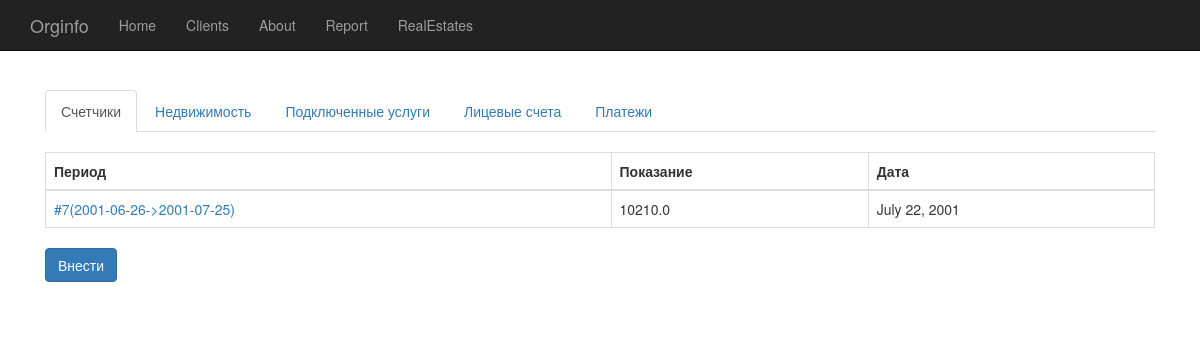
/real_estates/1/readings/, run on the app's committed database.
### accounting/models.py (models this page shows, shortened)
class ColdWaterReading(models.Model):
    period = models.ForeignKey(Period)
    value = models.FloatField()
    real_estate = models.ForeignKey(RealEstate)
    date = models.DateField()

class Period(models.Model):
    serial_number = models.IntegerField()
    start = models.DateField()
    end = models.DateField()
    def __str__(self):
        return "#%s(%s->%s)" % (str(self.serial_number), str(self.start), str(self.end))

### accounting/views.py (the view)
# urls.py: url(r'^real_estates/(?P<real_estate_id>\d+)/readings/$', views.ColdWaterReadings.as_view(), name='readings'),
class ColdWaterReadings(ListView):
    model = ColdWaterReading
    template_name = 'accounting/cold_water_readings.html'
    context_object_name = 'readings'
    def get_queryset(self):
        return ColdWaterReading.objects.filter(real_estate=self.kwargs['real_estate_id']);
    def get_context_data(self, **kwargs):
        context = super(ColdWaterReadings, self).get_context_data(**kwargs)
        context['real_estate_id'] = self.kwargs['real_estate_id']
        return context

### accounting/templates/accounting/cold_water_readings.html
{% extends "accounting/real-estate-menu-item.html" %}
{% block real_estate_tab_content %}
{% if readings %}
    <table class="table table-bordered">
        <thead>
            <tr>
                <th>Период</th>
                <th>Показание</th>
                <th>Дата</th>
            </tr>
        </thead>
        <tbody>
        {% for reading in readings %}
            <tr>
                <td><a href="{% url "accounting:update_reading" real_estate_id reading.id %}">{{ reading.period }}</a></td>
                <td>{{ reading.value }}</td>
                <td>{{ reading.date }}</td>
            </tr>
        {% endfor %}
        </tbody>
    </table>
{% else %}
    <p>Показания не внесены.</p>
{% endif %}
    <a class="btn btn-primary btn-default" role="button" href="{% url "accounting:create_reading" real_estate_id %}">Внести</a>
{% endblock %}

### orginfo/templates/starter-template.html (style rules this page uses)
body { padding-top: 50px; }

### data on the page
ColdWaterReading: period "#7(2001-06-26->2001-07-25)", value "10210.0", date "July 22, 2001"
